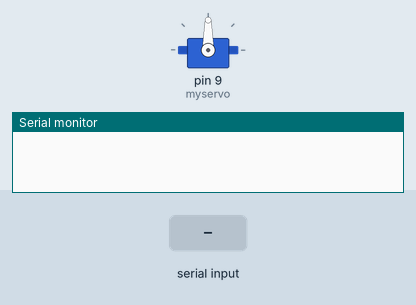
Simulated run of this sketch. Board: Arduino Uno, built with avr-gcc and run on an emulated ATmega328P. Shown: servo, the last lines printed to the serial monitor. The test bench sets the inputs (shaded band).

Above: at 1.2 s.
1.3 s: "stop" received over Serial
At 3.0 s:
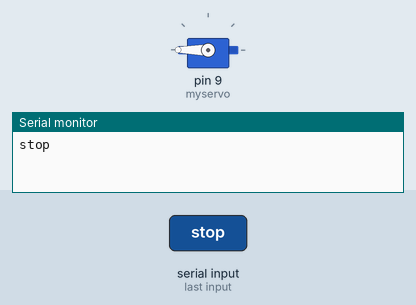
3.8 s: "start" received over Serial
At 6.2 s:
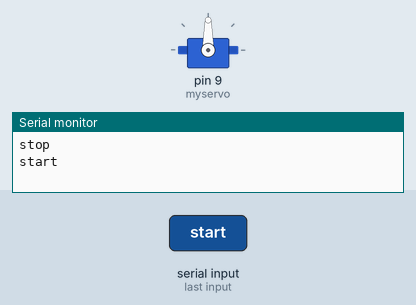
Timing chart, 0 to 7.7 s (numbered marks = the images above; inputs shaded):
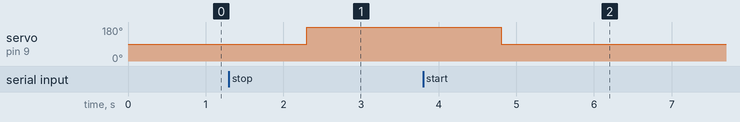

The sketch:

motorstartstop.ino
```cpp
#include <Servo.h>
Servo myservo;
void setup() {
  // put your setup code here, to run once:
Serial.begin(9600);
myservo.attach(9);
}

void loop() {
  // put your main code here, to run repeatedly:
if(Serial.available()>0){
String data1=Serial.readString();
Serial.println(data1);
data1.trim();
 if(data1=="start")
 {
   myservo.write(90);
 }
 if(data1=="stop")
 {
   myservo.write(180);
 }
}
}
```

Measured:
- after the input at 1.3 s, servo on pin 9 (myservo): 90° → 180° after 1.0 s
- after the input at 3.8 s, servo on pin 9 (myservo): 180° → 90° after 1.0 s
